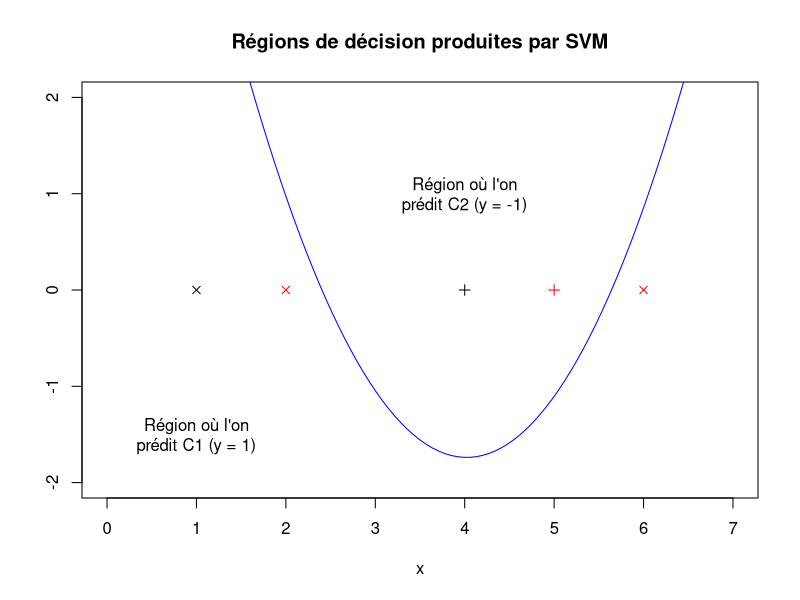

This chart was generated by the following R code:
library(e1071)

x <- c(1, 2, 6, 4, 5)
y <- factor(c(1, 1, 1, -1, -1))
df <- data.frame(x = x, class = y)
model <- svm(class ~ x, data = df, scale = F, cost = 100,
             kernel = 'polynomial', gamma = 1, coef0 = 1, degree = 2)

cat('support vectors: ', model$SV, '\n')
cat('alpha(i) * y(i): ', model$coefs, '\n')
cat('w: ', t(model$coefs) %*% as.matrix(df[model$index, 1]), '\n')
cat('w0: ', -model$rho, '\n')

pngName <- 'svmEx3.png'
png(pngName)
color <- rep('black', 5)
color[model$index] <- 'red'
plot(x, rep(0, 5),
     pch = as.numeric(y) + 2,
     col = color,
     xlim = c(0, 7),
     ylim = c(-2, 2),
     xlab = 'x',
     ylab = '',
     main = 'Régions de décision produites par SVM')
curve(0.663 * x^2 - 5.334 * x + 8.99, add = T, col = 'blue')
text(4, 1, 'Région où l\'on\nprédit C2 (y = -1)')
text(1, -1.5, 'Région où l\'on\nprédit C1 (y = 1)')
dev.off()
cat(pngName, 'sauvegardee\n')
